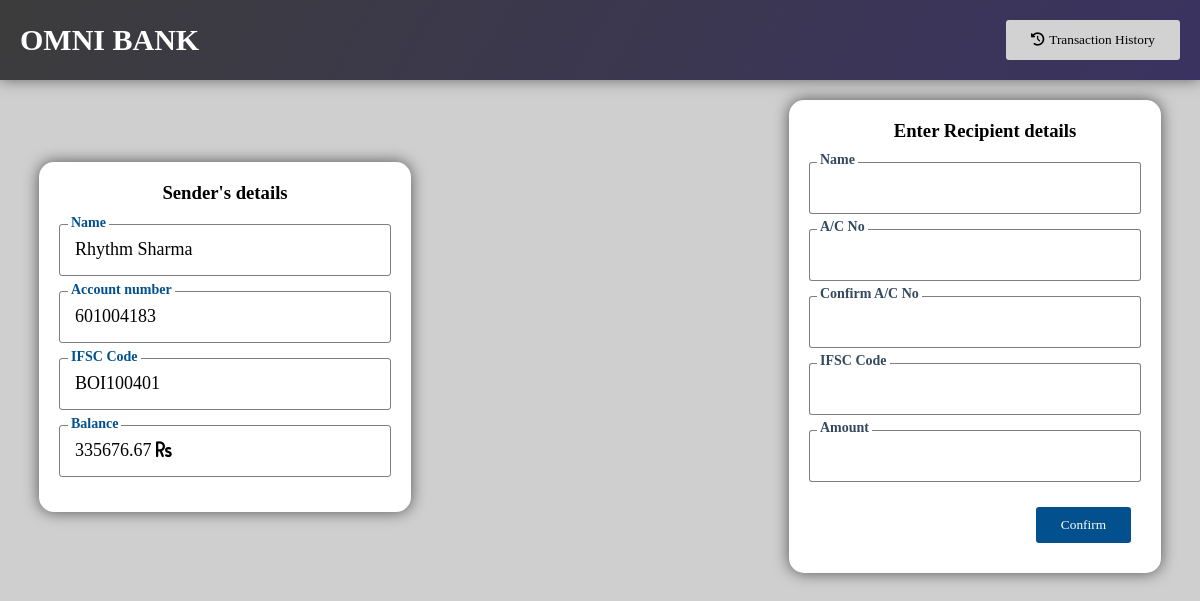
The app's page /transaction.php?c_id=1, older data.
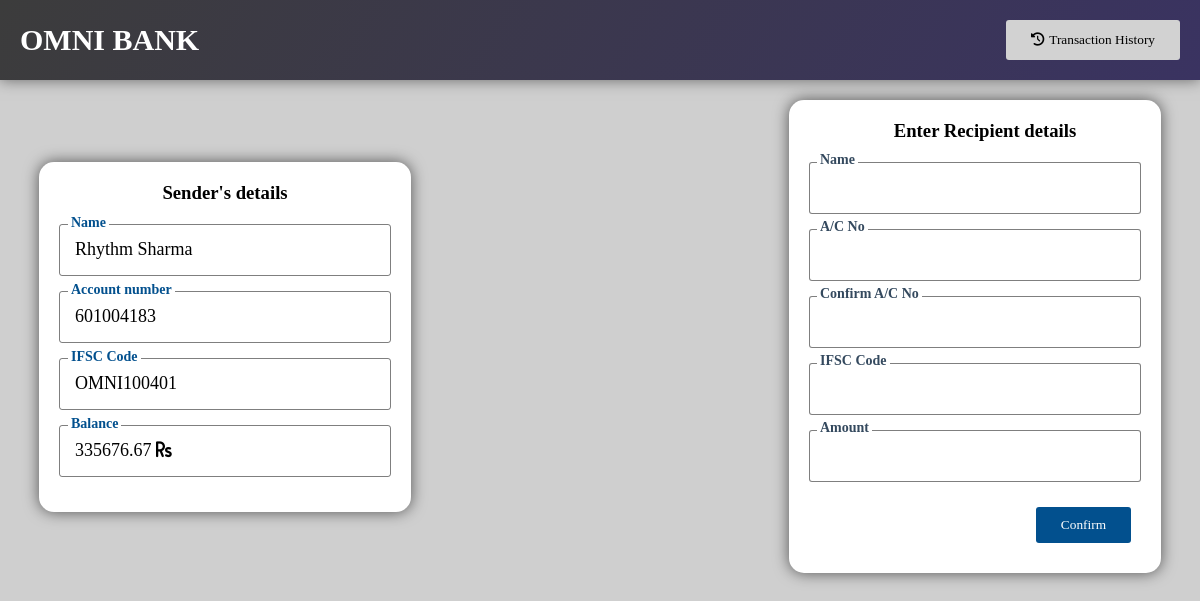
The same page, newer data.
### tables this page shows
CREATE TABLE `customers` (
  `customer_id` int(100) NOT NULL,
  `name` varchar(50) NOT NULL,
  `account_num` varchar(20) NOT NULL,
  `IFSC_Code` varchar(10) NOT NULL,
  `email` varchar(40) NOT NULL,
  `contact_num` varchar(15) NOT NULL,
  `location` varchar(30) NOT NULL,
  `State` varchar(20) NOT NULL,
  `current_balance` double NOT NULL
);

### transaction.php (the view, shortened to what this page needs)
<?php
    require_once("connection.php");
    $name = '';
    $recipient_account_num = '';
    if(isset($_GET['c_id'])){
        $customer_id = $_GET['c_id'];
        $sql = "SELECT name, account_num, IFSC_Code, current_balance FROM customers WHERE customer_id='$customer_id'";
        $result = $conn->query($sql);
        if($result->num_rows == 1){
            $row = $result->fetch_assoc();
            $sender_name = $row['name'];
            $sender_acc_num = $row['account_num'];
            $sender_ifsc_code = $row['IFSC_Code'];
            $sender_balance = $row['current_balance'];
        }
        else {
            header('Location: index.php');
            $_SESSION['message'] = 'Invalid customer ID';
            $_SESSION['message-css'] = 'error-msg';
            exit;
        }
    }
    else{
        $_SESSION['message'] = 'Invalid customer ID';
        $_SESSION['message-css'] = 'error-msg';
        header('Location: index.php');
        exit;
    }
?>
<!DOCTYPE html>
<html lang="en">
<head>
    <link rel="stylesheet" href="public/CSS/styles.css">
</head>
<body>
    <?php require 'includes/header.php'; ?>
        <div class="flex-row mt-20px pb-50px">
            <div class="child">
                <div class="flex-col trans-card z-index-10 shadow">
                    <h3 class="mb-20px t-c">
                        Sender's details
                    </h3>
                    <div class="sender-detail">
                        <label>Name </label>
                        <div><?php echo $sender_name; ?></div>
                    </div>
                    <div class="sender-detail">
                        <label>Account number </label>
                        <div><?php echo $sender_acc_num; ?></div>
                    </div>
                    <div class="sender-detail">
                        <label>IFSC Code </label>
                        <div><?php echo $sender_ifsc_code; ?></div>
                    </div>
                    <div class="sender-detail">
                        <label>Balance </label>
                        <div><?php echo $sender_balance; ?> <i class="fas fa-rupee-sign"></i></div>
                    </div>
                </div>
            </div>
            <div class="partition">
                <?php require 'includes/transfer-animation.php'; ?>
            </div>
            <div class="child">
                <div class="flex-col trans-card z-index-10 shadow">
                    <h3 class="mb-20px ml-20px t-c">
                    Enter Recipient details
                    </h3>
                    <form id="transaction-form" action="" method="post" class="form">
                        <div class="input-container">
                            <label for="name" >Name </label>
                            <input class="transaction-input" type="text" name="name" class="input" value="<?php echo $name; ?>">
                        </div>
                        <div class="input-container">
                            <label for="account_num">A/C No </label>
                            <input class="transaction-input" type="number" name="account_num" class="input" value="<?php echo $recipient_account_num; ?>">
                        </div>
                        <div class="input-container">
                            <label for="c_account_num">Confirm A/C No </label>
                            <input class="transaction-input" type="number" name="c_account_num" class="input" >
                        </div>
                        <div class="input-container">
                            <label for="ifsc_code">IFSC Code </label>
                            <input class="transaction-input" type="text" name="ifsc_code" class="input" >
                        </div>
                        <div class="input-container">
                            <label for="amount">Amount </label>
                            <input class="transaction-input" type="number" step="0.000001" name="amount" class="input" >
                        </div>
                        <div class="button-container">
                            <button id="make-transaction-btn" type="submit" class="button">Confirm</button>
                        </div>
                    </form>
                </div>
            </div>
        </div>
</body>
</html>

Row changes from the older to the newer data that the page shows:
changed customers "Rhythm Sharma": IFSC_Code "BOI100401" → "OMNI100401"
